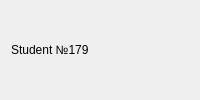
<?xml version="1.0" encoding="UTF-8"?>
<ui version="4.0">
 <class>Dialog</class>
 <widget class="QDialog" name="Dialog">
  <property name="geometry">
   <rect>
    <x>0</x>
    <y>0</y>
    <width>200</width>
    <height>100</height>
   </rect>
  </property>
  <property name="windowTitle">
   <string>Dialog</string>
  </property>
  <layout class="QVBoxLayout" name="verticalLayout_2">
   <item>
    <widget class="QLabel" name="label">
     <property name="text">
      <string>Student №179</string>
     </property>
    </widget>
   </item>
  </layout>
 </widget>
 <resources/>
 <connections/>
</ui>
